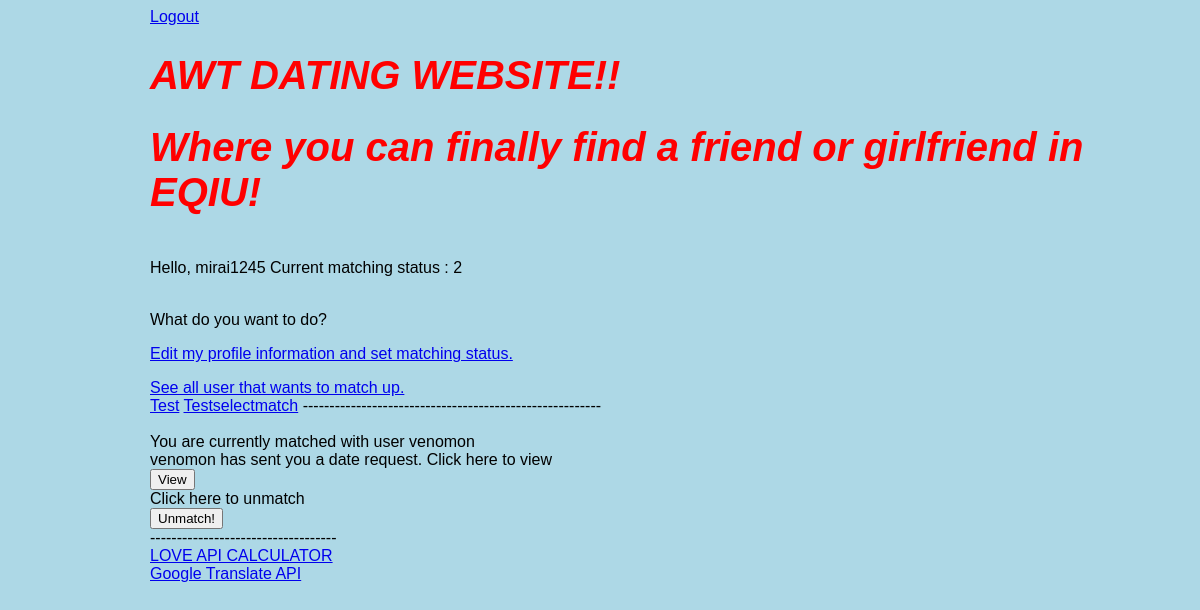
The page /index.php (signed in) on the database its author committed.
### tables this page shows
CREATE TABLE `users` (
  `id` int(100) NOT NULL,
  `user_id` bigint(20) NOT NULL,
  `user_name` varchar(20) NOT NULL,
  `password` varchar(20) NOT NULL,
  `email` varchar(100) NOT NULL,
  `matching` int(1) NOT NULL,
  `matchrequest` int(100) NOT NULL,
  `matchrequestfrom` varchar(100) NOT NULL,
  `currentmatch` varchar(11) NOT NULL,
  `daterequest` varchar(100) NOT NULL,
  `daterequestfrom` varchar(100) NOT NULL,
  `currentdate` varchar(100) NOT NULL
);

### functions.php (called while the page is built, shortened)
<?php
function check_login($con)
{
	if(isset($_SESSION['user_id']))
	{
		$id = $_SESSION['user_id'];
		$query = "select * from users where user_id = '$id' limit 1";
		$result = mysqli_query($con,$query);
		if($result && mysqli_num_rows($result) > 0)
		{
			$user_data = mysqli_fetch_assoc($result);
			return $user_data;
		}
	}
	die;
}

### index.php (the view, shortened to what this page needs)
<?php
	include("connection.php");
	include("functions.php");
	$user_data = check_login($con);
?>
<!DOCTYPE html>
<html>
<head>
<link rel="stylesheet" href="home.css">
</head>
<body>
	<a href="logout.php">Logout</a>
	<div class="myHeader">
	<h1>AWT DATING WEBSITE!!</h1>
	<h1>Where you can finally find a friend or girlfriend in EQIU!</h1>
</div>
	<br>
	Hello, <?php echo $user_data['user_name']; ?>
	Current matching status : <?php echo $user_data['matching']; ?>
	<br><br>
	<p>What do you want to do?</p>
	<a href="editprofile.php">Edit my profile information and set matching status.</p>
	<a href="listallprofile.php">See all user that wants to match up.</a><br>
	<a href="requestdate.php">Test</a>
	<a href="selectmatch.php">Testselectmatch</a>
	--------------------------------------------------------<br><br>
	<?php
	$user_data = check_login($con);
	$json = json_encode($user_data);
	$result = json_decode($json,true);
	$matchrequestfrom=$result['matchrequestfrom'];
	$daterequest=$result['daterequest'];
	if($result['matchrequest'] == 1){
		echo "You currently have a match request from user: " .$result['matchrequestfrom'];
		echo "<br>";
		echo "Accept?";
		echo "<form method='post' action='multiquery.php'>
		<input type='hidden' value ='$matchrequestfrom'  name='matchrequestfrom'>
		<input value='Match!' type='submit'>
		</form>";
		echo "<form method='post' action='declinematch.php'>
		<input value='Reject' type='submit'>";
	}
	else if($result['matching']==2){
		echo "You are currently matched with user " .$result['currentmatch']."<br>";
		if($daterequest==1){
			echo $result['currentmatch']. " has sent you a date request. Click here to view<br>";
			echo "<form method='post' action='viewdaterequest.php'>";
			echo "<input type='submit' value='View'>";
		}else{
		echo "Click here to send a date request<br>";
		echo "<form method='post' action='requestdate.php'>
		<input value='Request a date' type='submit'>";
		}
		echo "<br>";
		echo "Click here to unmatch";
		echo "<br>";
		echo "<form method='post' action='unmatch.php'>
		<input value='Unmatch!' type='submit'>
		</form>";
	}else{
		echo "You do not have a match request right now.<br>";
	}
?>
-----------------------------------<br>
<a href="selectmatch3.html" target="_blank">LOVE API CALCULATOR</a><br>
<a href="googletranslate.html" target="_blank">Google Translate API</a><br>
</body>
</html>

### home.css (style rules this page uses)
body { background-color: lightblue; font-family:arial; margin-left: 150px; }
h1 { font-size:40px; color:red; font-weight:bold; font-style:italic; }

### rows shown on the page
users: user_name "mirai1245", matching "2", currentmatch "venomon"
